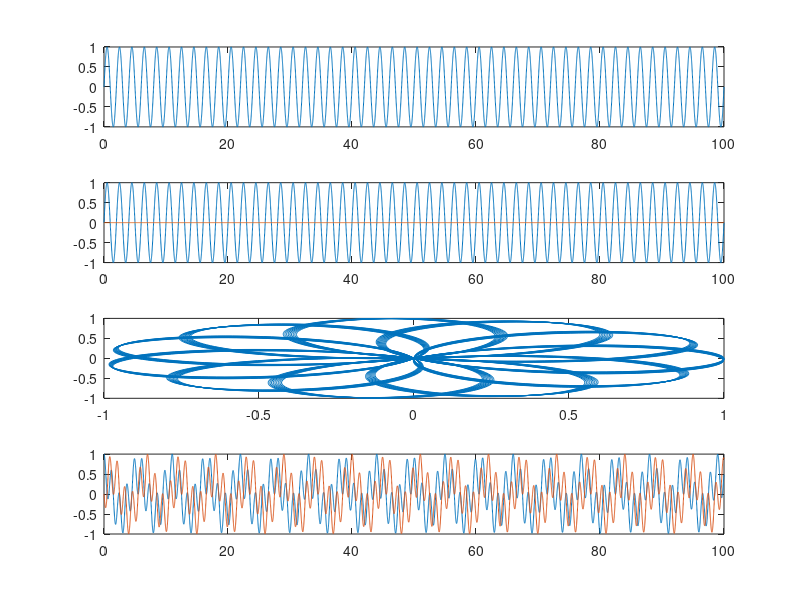

The MATLAB source for this figure:
clc;
clear all;
close all;

f =0.5;
t =0:0.01:100;

x = sin(2*pi*f*t);
y = cos(2*pi*f*t).*exp(-2*i*t);

subplot(4,1,1); plot(t,x);
subplot(4,1,2); plot(t,real(x)); hold on; plot(t,imag(x));

subplot(4,1,3); plot(y);
subplot(4,1,4); plot(t,real(y)); hold on; plot(t,imag(y));